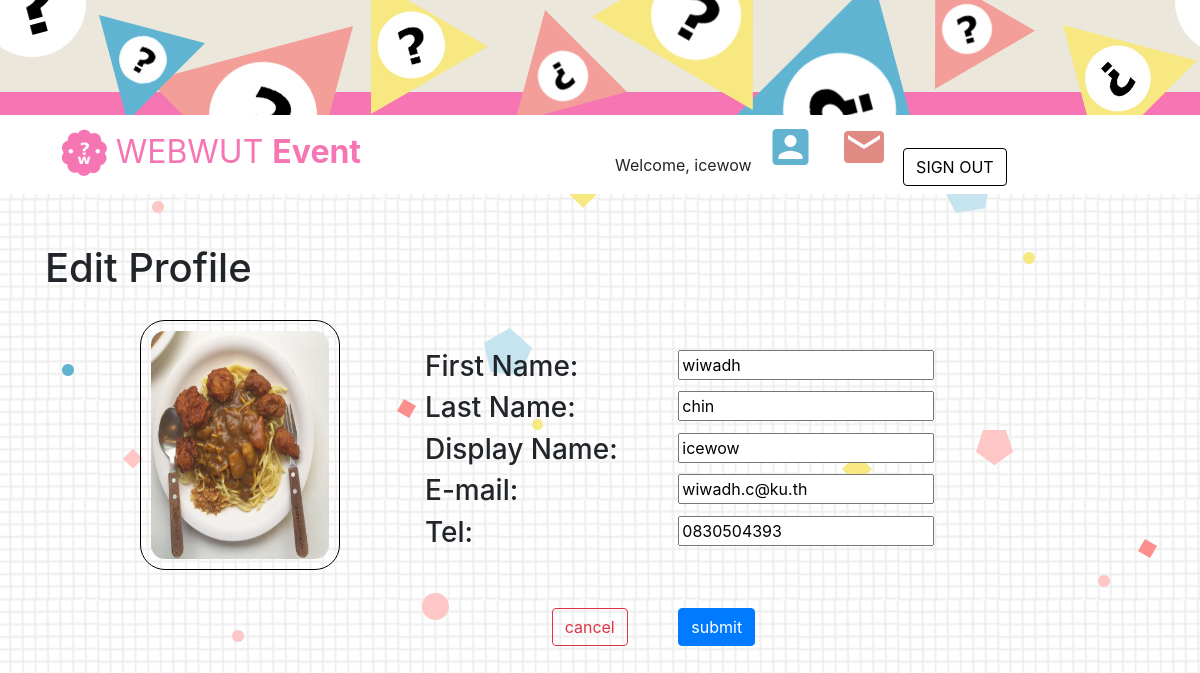
Screenshot of /profile-edit.php (signed in) with the database file from the repository.
### tables this page shows
CREATE TABLE `personal_info` (
  `userID` int(11) NOT NULL,
  `displayName` text NOT NULL,
  `firstName` varchar(255) NOT NULL,
  `lastName` varchar(255) NOT NULL,
  `age` int(11) NOT NULL,
  `gender` varchar(6) NOT NULL,
  `email` varchar(320) NOT NULL,
  `phoneNo` char(10) DEFAULT NULL,
  `image` text NOT NULL
);

### services/checkLogin.php (called while the page is built, shortened)
<?php
    if (array_key_exists('ID', $_SESSION)) {
        $LOGGEDIN = TRUE;
    }
?>

### profile-edit.php (the view, shortened to what this page needs)
<?php
    include 'header.php';
    if ($LOGGEDIN) {
        $USER = $_SESSION['ID'];
    } else {
        header('location:oops.php');
    }
    include 'services/connectDB.php';
    if (isset($conn)) {
        $sql = "SELECT firstName, lastName, displayName, email, phoneNo, image FROM personal_info WHERE userID=?";
        $statement = $conn->prepare($sql);
        $statement->execute([$USER]);
        $info = $statement->fetch(PDO::FETCH_OBJ);
    }
?>
<!DOCTYPE html>
<html lang="en">
<head>
    <link rel="stylesheet" href="https://maxcdn.bootstrapcdn.com/bootstrap/4.0.0/css/bootstrap.min.css">
    <link rel="stylesheet" href="css/profile.css">
</head>
<body>
    <div class="container content padding-top">
        <div class="row">
            <div class="col-12"><h1>Edit Profile</h1>
        <form action="services/updateProfile.php" method="post" enctype="multipart/form-data">
            <div class="row">
                <div class="col-md-4 col-12">
                    <figure>
                        <label for="image">
                            <img id="shownImage" src="assets/users/<?php echo ($info->image ? $info->image : "nopic.png")?>" style="border-radius: 25px; padding: 10px;" width="200" height="250">
                        </label>
                    </figure>
                </div>
                <div class="col-md-8 col-12">
                    <div class="row padding-top">
                        <div class="col-4"><h3>First Name: </h3></div><div class="col-8"><input type="text" name="first_name" id="first_name" required value="<?php echo $info->firstName ?>"></div>
                    </div>
                    <div class="row">
                        <div class="col-4"><h3>Last Name: </h3></div><div class="col-8"><input type="text" name="last_name" id="last_name" required value="<?php echo $info->lastName; ?>"></div>
                    </div>
                    <div class="row">
                        <div class="col-4"><h3>Display Name: </h3></div><div class="col-8"><input type="text" name="display_name" id="display_name" required value="<?php echo $info->displayName; ?>"></div>
                    </div>
                    <div class="row">
                        <div class="col-4"><h3>E-mail: </h3></div><div class="col-8"><input type="email" name="email" id="email" required value="<?php echo $info->email; ?>"></div>
                    </div>
                    <div class="row">
                        <div class="col-4"><h3>Tel: </h3></div><div class="col-8"><input type="tel" name="tel" id="tel" required value="<?php echo $info->phoneNo; ?>"></div>
                    </div>
                    <div class="row padding-top">
                        <div class="col-2"></div>
                        <div class="col-2"><a class="btn btn-outline-danger" href="profile.php">cancel</a></div>
                        <div class="col-2"><input class="btn btn-primary" type="submit" name="submit" id="submit" value="submit"></div>
                        <div class="col-6"></div>
                    </div>
                </div>
            </div>
        </form>
</body>
</html>

### header.php (shortened to what this page needs)
<?php include 'services/checkLogin.php' ?>
<!doctype html>
<html lang="en">
  <head>
    <link rel="stylesheet" href="https://maxcdn.bootstrapcdn.com/bootstrap/4.0.0/css/bootstrap.min.css">
    <link rel="stylesheet" href="css/header.css">
  </head>
  <body>
    <div id="banner"></div>
    <nav class="navbar navbar-light" style="background-color: white;">
      <div class="container"><div class="container-fluid">
        <div class="row">
          <div class="col-6">
          <a class="navbar-brand" href="../webwut">
            <img  src="assets/image/logo.png" width="50" height="50" class="d-inline-block align-top" alt="">
            <font size="6" color="#f675b3">WEBWUT <b>Event</b></font>
          </a>
          </div>
          <div class="col-6 noPadding">
          <?php
          if ($LOGGEDIN) {
            $displayName = $_SESSION['displayName'];
            echo "Welcome, ". $displayName;
            ?>
            <?php
            if ($_SESSION['ROLE'] != "AD")
            echo '<a href="profile.php"><i class="material-icons" style="font-size:48px;color:#61b3cf">account_box</i></a>
            <a href="personalMessage.php"><i class="material-icons" style="font-size:48px;color:#df8a83">mail</i></a>';
            ?>
            <a href="services/doLogout.php"><button type="button" class="btn btn-light" id="btn-login" role="button">SIGN OUT</button></a>
            <?php
          } else {
            ?>
            <div id="bg-me">
              <a href="login.php"><button type="button" class="btn btn-light" id="btn-login" role="button">SIGN IN</button></a>
            </div>
            <?php
          }
          ?>
        </div>
      </div></div>
    </nav>
  </body>
</html>

### css/header.css (style rules this page uses)
body { background-image: url("../assets/image/background.jpg"); background-attachment: fixed; }
#banner { background-image: url("../assets/image/banner.jpg"); height: 115px; background-size: auto; background-repeat: repeat-x; }
#btn-login { background-color: white; color: black; border-style: solid; border-color: black; }
.material-icons { padding: 0 2% ; }

### css/profile.css (style rules this page uses)
body { background-color: antiquewhite; }
.content { margin-bottom: 25px; padding-bottom: 25px; }
.padding-top { padding-top: 50px; }
figure { position: relative; display: block; width: 100%; margin: 20px; text-align: center; }
figure img#shownImage { vertical-align: top; border: 1px solid black; }

### rows the page displays
personal_info: image (picture), first_name "wiwadh", last_name "chin", display_name "icewow", email "wiwadh.c@ku.th", tel "0830504393"

### other values shown
$displayName "icewow"
